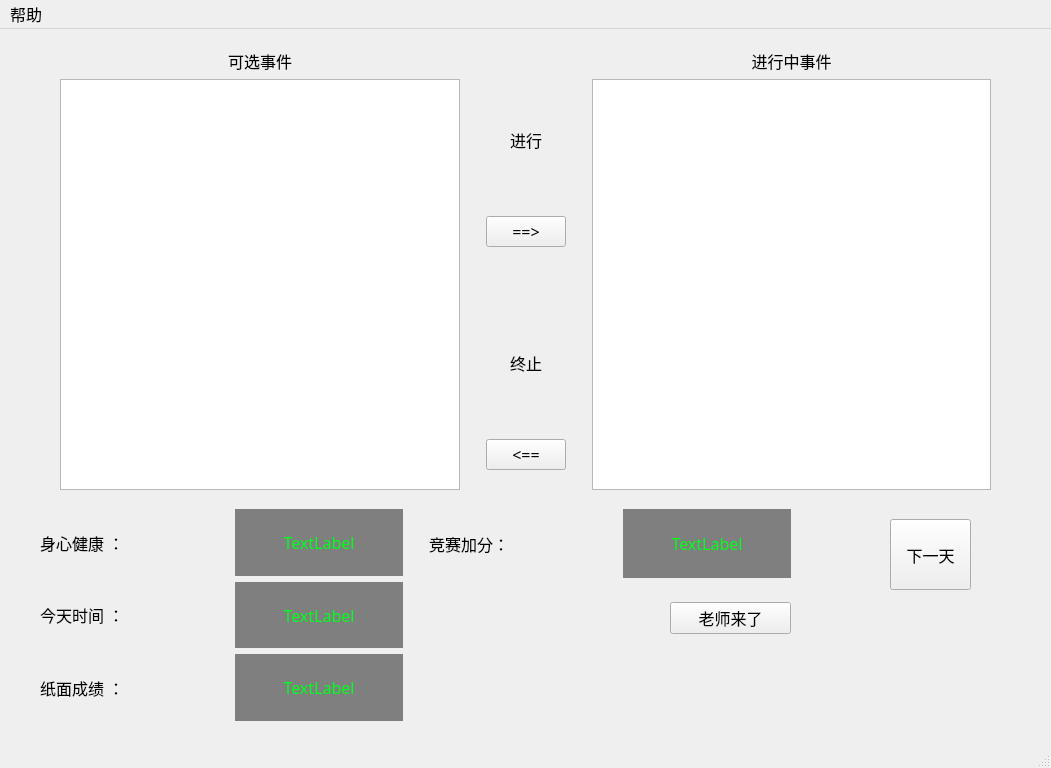
<?xml version="1.0" encoding="UTF-8"?>
<ui version="4.0">
 <class>XiaoZhenZuotijia</class>
 <widget class="QMainWindow" name="XiaoZhenZuotijia">
  <property name="geometry">
   <rect>
    <x>0</x>
    <y>0</y>
    <width>1051</width>
    <height>768</height>
   </rect>
  </property>
  <property name="font">
   <font>
    <family>微软雅黑 Light</family>
    <pointsize>12</pointsize>
   </font>
  </property>
  <property name="windowTitle">
   <string>小镇做题家_预览版（乞丐版）</string>
  </property>
  <property name="windowIcon">
   <iconset resource="res.qrc">
    <normaloff>:/icon/profle.ico</normaloff>:/icon/profle.ico</iconset>
  </property>
  <widget class="QWidget" name="centralwidget">
   <widget class="QWidget" name="horizontalLayoutWidget">
    <property name="geometry">
     <rect>
      <x>40</x>
      <y>20</y>
      <width>971</width>
      <height>441</height>
     </rect>
    </property>
    <layout class="QHBoxLayout" name="horizontalLayout_2" stretch="0,10,0,2,0,10,0">
     <item>
      <spacer name="verticalSpacer_2">
       <property name="orientation">
        <enum>Qt::Vertical</enum>
       </property>
       <property name="sizeHint" stdset="0">
        <size>
         <width>20</width>
         <height>40</height>
        </size>
       </property>
      </spacer>
     </item>
     <item>
      <layout class="QVBoxLayout" name="verticalLayout">
       <item>
        <widget class="QLabel" name="label">
         <property name="text">
          <string>可选事件</string>
         </property>
         <property name="alignment">
          <set>Qt::AlignCenter</set>
         </property>
        </widget>
       </item>
       <item>
        <widget class="QListWidget" name="CandoList">
         <property name="font">
          <font>
           <pointsize>11</pointsize>
          </font>
         </property>
         <property name="styleSheet">
          <string notr="true"/>
         </property>
        </widget>
       </item>
      </layout>
     </item>
     <item>
      <spacer name="verticalSpacer">
       <property name="orientation">
        <enum>Qt::Vertical</enum>
       </property>
       <property name="sizeHint" stdset="0">
        <size>
         <width>20</width>
         <height>40</height>
        </size>
       </property>
      </spacer>
     </item>
     <item>
      <layout class="QVBoxLayout" name="verticalLayout_3">
       <item>
        <spacer name="horizontalSpacer_3">
         <property name="orientation">
          <enum>Qt::Horizontal</enum>
         </property>
         <property name="sizeHint" stdset="0">
          <size>
           <width>40</width>
           <height>20</height>
          </size>
         </property>
        </spacer>
       </item>
       <item>
        <widget class="QLabel" name="label_3">
         <property name="text">
          <string>进行</string>
         </property>
         <property name="alignment">
          <set>Qt::AlignCenter</set>
         </property>
        </widget>
       </item>
       <item>
        <widget class="QPushButton" name="btnBegin">
         <property name="text">
          <string>==&gt;</string>
         </property>
        </widget>
       </item>
       <item>
        <spacer name="horizontalSpacer">
         <property name="orientation">
          <enum>Qt::Horizontal</enum>
         </property>
         <property name="sizeHint" stdset="0">
          <size>
           <width>40</width>
           <height>20</height>
          </size>
         </property>
        </spacer>
       </item>
       <item>
        <spacer name="horizontalSpacer_2">
         <property name="orientation">
          <enum>Qt::Horizontal</enum>
         </property>
         <property name="sizeHint" stdset="0">
          <size>
           <width>40</width>
           <height>20</height>
          </size>
         </property>
        </spacer>
       </item>
       <item>
        <widget class="QLabel" name="label_4">
         <property name="text">
          <string>终止</string>
         </property>
         <property name="alignment">
          <set>Qt::AlignCenter</set>
         </property>
        </widget>
       </item>
       <item>
        <widget class="QPushButton" name="btnStop">
         <property name="text">
          <string>&lt;==</string>
         </property>
        </widget>
       </item>
       <item>
        <spacer name="horizontalSpacer_4">
         <property name="orientation">
          <enum>Qt::Horizontal</enum>
         </property>
         <property name="sizeHint" stdset="0">
          <size>
           <width>40</width>
           <height>20</height>
          </size>
         </property>
        </spacer>
       </item>
      </layout>
     </item>
     <item>
      <spacer name="verticalSpacer_4">
       <property name="orientation">
        <enum>Qt::Vertical</enum>
       </property>
       <property name="sizeHint" stdset="0">
        <size>
         <width>20</width>
         <height>40</height>
        </size>
       </property>
      </spacer>
     </item>
     <item>
      <layout class="QVBoxLayout" name="verticalLayout_2">
       <item>
        <widget class="QLabel" name="label_2">
         <property name="text">
          <string>进行中事件</string>
         </property>
         <property name="alignment">
          <set>Qt::AlignCenter</set>
         </property>
        </widget>
       </item>
       <item>
        <widget class="QListWidget" name="DoingList">
         <property name="font">
          <font>
           <pointsize>11</pointsize>
          </font>
         </property>
        </widget>
       </item>
      </layout>
     </item>
     <item>
      <spacer name="verticalSpacer_3">
       <property name="orientation">
        <enum>Qt::Vertical</enum>
       </property>
       <property name="sizeHint" stdset="0">
        <size>
         <width>20</width>
         <height>40</height>
        </size>
       </property>
      </spacer>
     </item>
    </layout>
   </widget>
   <widget class="QPushButton" name="btnNextDay">
    <property name="geometry">
     <rect>
      <x>890</x>
      <y>490</y>
      <width>81</width>
      <height>71</height>
     </rect>
    </property>
    <property name="text">
     <string>下一天</string>
    </property>
   </widget>
   <widget class="QWidget" name="horizontalLayoutWidget_2">
    <property name="geometry">
     <rect>
      <x>40</x>
      <y>480</y>
      <width>751</width>
      <height>212</height>
     </rect>
    </property>
    <layout class="QHBoxLayout" name="horizontalLayout_5" stretch="1,0,1">
     <item>
      <layout class="QVBoxLayout" name="verticalLayout_4">
       <item>
        <layout class="QHBoxLayout" name="horizontalLayout_3" stretch="1,0,1">
         <item>
          <widget class="QLabel" name="label_6">
           <property name="text">
            <string>身心健康 ：</string>
           </property>
          </widget>
         </item>
         <item>
          <spacer name="verticalSpacer_8">
           <property name="orientation">
            <enum>Qt::Vertical</enum>
           </property>
           <property name="sizeHint" stdset="0">
            <size>
             <width>20</width>
             <height>40</height>
            </size>
           </property>
          </spacer>
         </item>
         <item>
          <widget class="QLabel" name="labHealth">
           <property name="styleSheet">
            <string notr="true">background:rgb(127, 127, 127);

color:rgb(0, 255, 29);
</string>
           </property>
           <property name="text">
            <string>TextLabel</string>
           </property>
           <property name="alignment">
            <set>Qt::AlignCenter</set>
           </property>
          </widget>
         </item>
        </layout>
       </item>
       <item>
        <layout class="QHBoxLayout" name="horizontalLayout" stretch="1,0,1">
         <item>
          <widget class="QLabel" name="label_5">
           <property name="text">
            <string>今天时间 ：</string>
           </property>
          </widget>
         </item>
         <item>
          <spacer name="verticalSpacer_5">
           <property name="orientation">
            <enum>Qt::Vertical</enum>
           </property>
           <property name="sizeHint" stdset="0">
            <size>
             <width>20</width>
             <height>40</height>
            </size>
           </property>
          </spacer>
         </item>
         <item>
          <widget class="QLabel" name="labTime">
           <property name="styleSheet">
            <string notr="true">background:rgb(127, 127, 127);

color:rgb(0, 255, 29);</string>
           </property>
           <property name="text">
            <string>TextLabel</string>
           </property>
           <property name="alignment">
            <set>Qt::AlignCenter</set>
           </property>
          </widget>
         </item>
        </layout>
       </item>
       <item>
        <layout class="QHBoxLayout" name="horizontalLayout_4" stretch="1,0,1">
         <item>
          <widget class="QLabel" name="label_7">
           <property name="text">
            <string>纸面成绩 ：</string>
           </property>
          </widget>
         </item>
         <item>
          <spacer name="verticalSpacer_7">
           <property name="orientation">
            <enum>Qt::Vertical</enum>
           </property>
           <property name="sizeHint" stdset="0">
            <size>
             <width>20</width>
             <height>40</height>
            </size>
           </property>
          </spacer>
         </item>
         <item>
          <widget class="QLabel" name="labScore">
           <property name="styleSheet">
            <string notr="true">background:rgb(127, 127, 127);

color:rgb(0, 255, 29);</string>
           </property>
           <property name="text">
            <string>TextLabel</string>
           </property>
           <property name="alignment">
            <set>Qt::AlignCenter</set>
           </property>
          </widget>
         </item>
        </layout>
       </item>
      </layout>
     </item>
     <item>
      <spacer name="verticalSpacer_9">
       <property name="orientation">
        <enum>Qt::Vertical</enum>
       </property>
       <property name="sizeHint" stdset="0">
        <size>
         <width>20</width>
         <height>40</height>
        </size>
       </property>
      </spacer>
     </item>
     <item>
      <layout class="QVBoxLayout" name="verticalLayout_5" stretch="1,1,1">
       <item>
        <layout class="QHBoxLayout" name="horizontalLayout_6" stretch="1,0,1">
         <item>
          <widget class="QLabel" name="label_8">
           <property name="text">
            <string>竞赛加分：</string>
           </property>
          </widget>
         </item>
         <item>
          <spacer name="verticalSpacer_6">
           <property name="orientation">
            <enum>Qt::Vertical</enum>
           </property>
           <property name="sizeHint" stdset="0">
            <size>
             <width>20</width>
             <height>40</height>
            </size>
           </property>
          </spacer>
         </item>
         <item>
          <widget class="QLabel" name="labExtraScore">
           <property name="styleSheet">
            <string notr="true">background:rgb(127, 127, 127);

color:rgb(0, 255, 29);
</string>
           </property>
           <property name="text">
            <string>TextLabel</string>
           </property>
           <property name="alignment">
            <set>Qt::AlignCenter</set>
           </property>
          </widget>
         </item>
        </layout>
       </item>
       <item>
        <layout class="QHBoxLayout" name="horizontalLayout_7" stretch="2,1">
         <item>
          <spacer name="verticalSpacer_10">
           <property name="orientation">
            <enum>Qt::Vertical</enum>
           </property>
           <property name="sizeHint" stdset="0">
            <size>
             <width>20</width>
             <height>40</height>
            </size>
           </property>
          </spacer>
         </item>
         <item>
          <widget class="QPushButton" name="pushButton">
           <property name="text">
            <string>老师来了</string>
           </property>
          </widget>
         </item>
        </layout>
       </item>
       <item>
        <spacer name="horizontalSpacer_6">
         <property name="orientation">
          <enum>Qt::Horizontal</enum>
         </property>
         <property name="sizeHint" stdset="0">
          <size>
           <width>40</width>
           <height>20</height>
          </size>
         </property>
        </spacer>
       </item>
      </layout>
     </item>
    </layout>
   </widget>
  </widget>
  <widget class="QStatusBar" name="statusbar"/>
  <widget class="QMenuBar" name="menubar">
   <property name="geometry">
    <rect>
     <x>0</x>
     <y>0</y>
     <width>1051</width>
     <height>26</height>
    </rect>
   </property>
   <widget class="QMenu" name="menu">
    <property name="title">
     <string>帮助</string>
    </property>
    <addaction name="actionHelp"/>
    <addaction name="actionAbout"/>
   </widget>
   <addaction name="menu"/>
  </widget>
  <action name="actionHelp">
   <property name="icon">
    <iconset resource="res.qrc">
     <normaloff>:/icon/brightness.ico</normaloff>:/icon/brightness.ico</iconset>
   </property>
   <property name="text">
    <string>游戏怎么玩？</string>
   </property>
   <property name="toolTip">
    <string>咋玩捏？</string>
   </property>
  </action>
  <action name="actionAbout">
   <property name="icon">
    <iconset resource="res.qrc">
     <normaloff>:/icon/magnifyingglass.ico</normaloff>:/icon/magnifyingglass.ico</iconset>
   </property>
   <property name="text">
    <string>关于</string>
   </property>
   <property name="toolTip">
    <string>关于本项目和我们</string>
   </property>
  </action>
 </widget>
 <resources>
  <include location="res.qrc"/>
 </resources>
 <connections/>
</ui>
